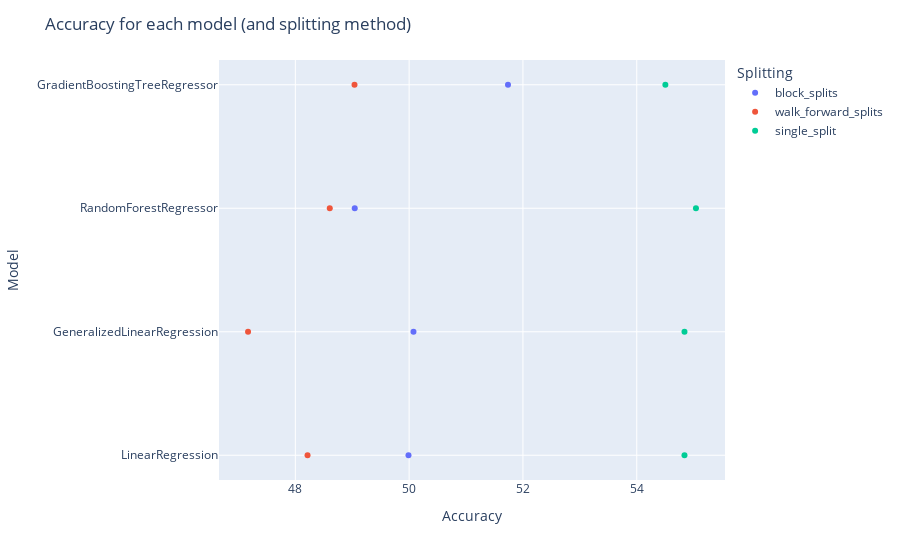

Source (notebook cell):
### Code cell
adv_scatter_plot(final_accuracy, "Accuracy", "Model", "Splitting", "Accuracy for each model (and splitting method)")

### Figure 1 — Plotly figure (JSON) as saved in the notebook; plotly's stock layout.template omitted (floating-point values rounded to 4 significant figures)
{"data": [{"hovertemplate": "Splitting=block_splits<br>Accuracy=%{x}<br>Model=%{y}<extra></extra>", "legendgroup": "block_splits", "marker": {"color": "#636efa", "symbol": "circle"}, "mode": "markers", "name": "block_splits", "orientation": "h", "showlegend": true, "type": "scatter", "x": [49.99, 50.08, 49.04, 51.74], "xaxis": "x", "y": ["LinearRegression", "GeneralizedLinearRegression", "RandomForestRegressor", "GradientBoostingTreeRegressor"], "yaxis": "y"}, {"hovertemplate": "Splitting=walk_forward_splits<br>Accuracy=%{x}<br>Model=%{y}<extra></extra>", "legendgroup": "walk_forward_splits", "marker": {"color": "#EF553B", "symbol": "circle"}, "mode": "markers", "name": "walk_forward_splits", "orientation": "h", "showlegend": true, "type": "scatter", "x": [48.21, 47.17, 48.61, 49.04], "xaxis": "x", "y": ["LinearRegression", "GeneralizedLinearRegression", "RandomForestRegressor", "GradientBoostingTreeRegressor"], "yaxis": "y"}, {"hovertemplate": "Splitting=single_split<br>Accuracy=%{x}<br>Model=%{y}<extra></extra>", "legendgroup": "single_split", "marker": {"color": "#00cc96", "symbol": "circle"}, "mode": "markers", "name": "single_split", "orientation": "h", "showlegend": true, "type": "scatter", "x": [54.84, 54.84, 55.04, 54.5], "xaxis": "x", "y": ["LinearRegression", "GeneralizedLinearRegression", "RandomForestRegressor", "GradientBoostingTreeRegressor"], "yaxis": "y"}], "layout": {"legend": {"title": {"text": "Splitting"}, "tracegroupgap": 0}, "margin": {"t": 60}, "title": {"text": "Accuracy for each model (and splitting method)"}, "xaxis": {"anchor": "y", "domain": [0, 1], "title": {"text": "Accuracy"}}, "yaxis": {"anchor": "x", "domain": [0, 1], "title": {"text": "Model"}}}}
